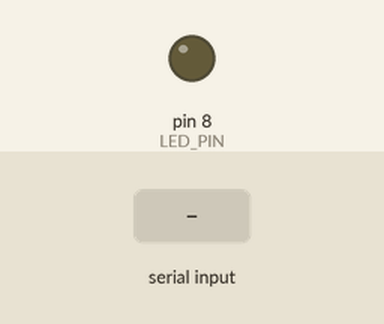
This sketch was run on a simulated Arduino Uno, built with avr-gcc and run on an emulated ATmega328P. On the bench: output pins drawn as LEDs (lit = HIGH). The inputs (shaded band) are chosen by the test bench. What the sketch prints to the serial monitor is not drawn.

Above: at 1.2 s.
1.3 s: "led on\n" received over Serial
At 1.8 s:
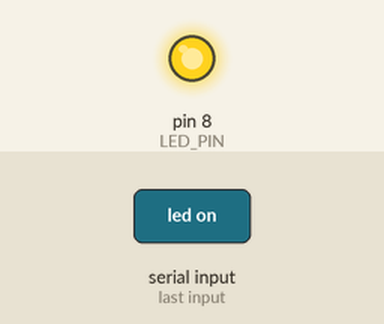
2.8 s: "led off\n" received over Serial
At 4.2 s:
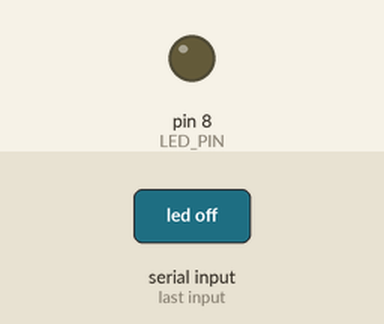
Timing chart, 0 to 5.8 s (numbered marks = the images above; inputs shaded):
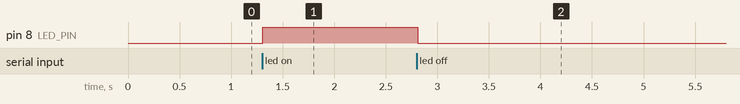

Measured:
- after the input at 1.3 s, pin 8 (LED_PIN): LOW → HIGH at once
- after the input at 2.8 s, pin 8 (LED_PIN): HIGH → LOW at once

The sketch:

sketch.ino
```cpp
#include <stdio.h>
#include <string.h>

const int LED_PIN   = 8;
const int BAUD_RATE = 9600;
int led_state = LOW;
char command[50];

int sput(char c, __attribute__((unused)) FILE* f) {
  return !Serial.write(c);
}

void setup() {
  Serial.begin(BAUD_RATE);

  // https://forum.arduino.cc/t/printf-on-arduino/888528/3
  FILE f_out;
  // https://www.nongnu.org/avr-libc/user-manual/group__avr__stdio.html#gaf41f158c022cbb6203ccd87d27301226
  fdev_setup_stream(&f_out, sput, nullptr, _FDEV_SETUP_WRITE);
  stdout = &f_out;

  printf("================================ \n");
  printf("Commands: \n");
  printf("# led on - turns the LED on \n");
  printf("# led off - turns the LED off \n");
  printf("================================ \n");
  pinMode(LED_PIN, OUTPUT);
}

void loop() {
  memset(command, '\0', sizeof(command));
  // Wait for input
  while (Serial.available() == 0) {}
  Serial.readBytesUntil('\n', command, sizeof(command));

  if (strcmp(command, "led on") == 0) {
    if (led_state == HIGH) {
      printf("[Status]: LED is already turned on. \n");
    } else {
      printf("[Status]: LED is turning on. \n");
      digitalWrite(LED_PIN, HIGH);
      led_state = HIGH;
    }
  } else if (strcmp(command, "led off") == 0) {
    if (led_state == LOW) {
      printf("[Status]: LED is already turned off. \n");
    } else {
      printf("[Status]: LED is turning off. \n");
      digitalWrite(LED_PIN, LOW);
      led_state = LOW;
    }
  } else if (strcmp(command, "led") == 0 || strcmp(command, "help") == 0) {
      printf("Commands: \n");
      printf("# led on - turns the LED on \n");
      printf("# led off - turns the LED off \n\n");
  } else {
    printf("[Error]: Unknown command \n");
  }
}
```
